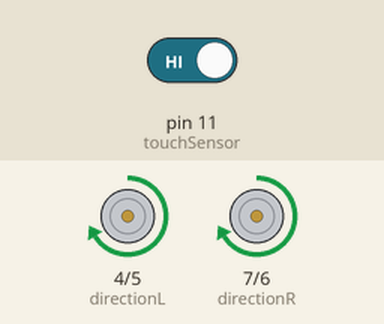
This sketch was run on a simulated Arduino Uno, built with avr-gcc and run on an emulated ATmega328P. Parts: direction and speed pins drawn as motors (green arrow = direction pin HIGH = forward, orange = LOW = backward, longer = more drive). Inputs (shaded band) come from the test bench; at power-on: pin 11 (touchSensor) HIGH.

Above: at 1.2 s.
1.3 s: pin 11 (touchSensor) driven LOW
At 1.6 s:
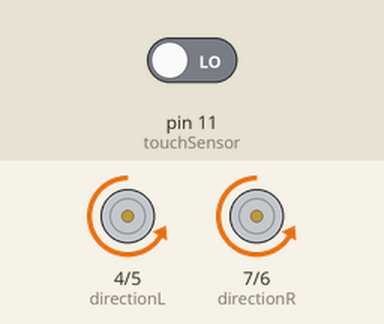
At 2.5 s:
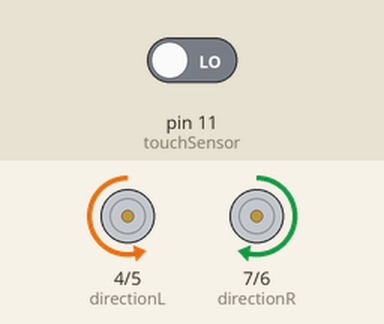
4.3 s: pin 11 (touchSensor) driven HIGH
Timing chart, 0 to 7.3 s (numbered marks = the images above; inputs shaded):
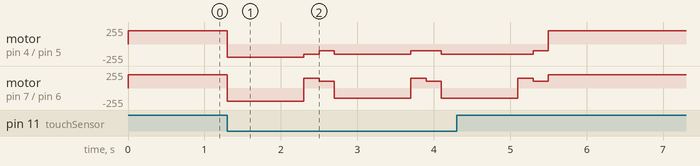

The sketch:

competetionCode.ino
```cpp
int directionL = 4;
int directionR =7;

int speedL= 5;
int speedR =6;

int stripe = 6;
int touchSensor= 11;

void setSpeed(int s){
  analogWrite(speedL,s);
  analogWrite(speedR, s);
}

void forward(int s, int s1, int msec){
  brakeOff();
  digitalWrite(directionL,HIGH);
   digitalWrite(directionR,HIGH);
   analogWrite(speedL, s);
   analogWrite(speedR, s1);
   delay(msec);
}
void backward(int s, int s1, int msec){
  brakeOff();
  digitalWrite(directionL,LOW);
   digitalWrite(directionR,LOW);
   analogWrite(speedL, s);
   analogWrite(speedR, s1);
   delay(msec);
}
void brakeOff(){
   digitalWrite(speedL,HIGH);
   digitalWrite(speedR,HIGH);
}
void rotateLeft(int s, int s1, int msec){
  brakeOff();
  digitalWrite(directionL,LOW);
   digitalWrite(directionR,HIGH);
   analogWrite(speedL, s);
   analogWrite(speedR, s1);
   delay(msec);
}
void rotateRight(int s, int s1, int msec){
  brakeOff();
  digitalWrite(directionL,HIGH);
   digitalWrite(directionR,LOW);
   analogWrite(speedL, s);
   analogWrite(speedR, s1);
   delay(msec);
}

void TouchSensor(){
  if(digitalRead(touchSensor) == LOW){
    backward(150,150,1000);
    rotateLeft(100,100,200);
    rotateLeft(100,100,200);
  } else if (digitalRead(touchSensor)== HIGH){
    forward(200,200,100);
  }


}
void setup() {
  pinMode(directionL,OUTPUT);
  pinMode(directionR, OUTPUT);

  pinMode(speedL,OUTPUT);
  pinMode(speedR,OUTPUT);

   pinMode(touchSensor,INPUT);

}

void loop() {
  TouchSensor();
 //forward(115,120,100);

}
```
